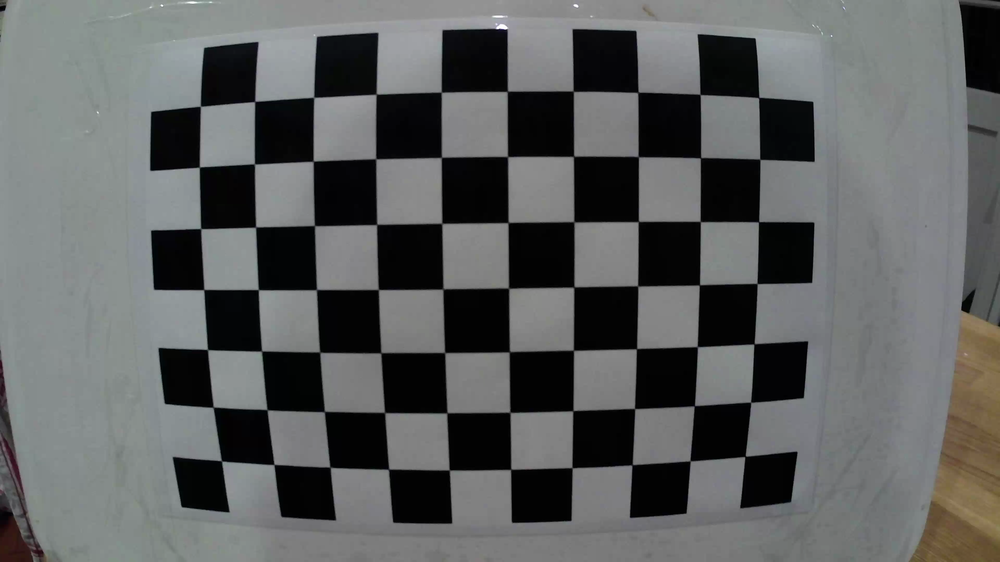
#> input picture tests/UnderstandingLensDistortion/output1 33.7Mbps/output1_0001.png, 1000 x 562 px, shrunk from 3840 x 2160 before the run; its folder holds only this picture in this run
$ python lens_distortion_corrector.py
#> lines starting #> are read from the running program, lines starting #| are printed output that depends on the picture; after the words box and inside, x2 and y2 are one past the last pixel; in counts of white or black regions, pixels touching at a corner belong together
import cv2
import numpy as np
import glob
import pickle
import os


def correct_distortion(image, config_file):
    if not os.path.exists(config_file):
        raise FileNotFoundError

    filehandler = open(config_file, 'rb')
    ret, mtx, dist, rvecs, tvecs = pickle.load(filehandler)
    filehandler.close()

    print("Camera matrix : \n")
    print(mtx)
    print("dist : \n")
    print(dist)
    print("rvecs : \n")
    print(rvecs)
    print("tvecs : \n")
    print(tvecs)

    h, w = image.shape[:2]

    # Refining the camera matrix using parameters obtained by calibration
    new_camera_mtx, roi = cv2.getOptimalNewCameraMatrix(mtx, dist, (w, h), 0, (w, h))

    return cv2.undistort(image, mtx, dist, None, new_camera_mtx)


if __name__ == '__main__':

    checkerboard_images_path = '/Users/home/Code/football_video_tools/tests/UnderstandingLensDistortion/output1 33.7Mbps/*.png'
    config_file_name = 'input/blah.pickle'

    # Defining the dimensions of checkerboard
    CHECKERBOARD = (7, 10)
    criteria = (cv2.TERM_CRITERIA_EPS + cv2.TERM_CRITERIA_MAX_ITER, 30, 0.001)

    # Creating vector to store vectors of 3D points for each checkerboard image
    objpoints = []

    # Creating vector to store vectors of 2D points for each checkerboard image
    imgpoints = []

    # Defining the world coordinates for 3D points
    objp = np.zeros((1, CHECKERBOARD[0] * CHECKERBOARD[1], 3), np.float32)
    objp[0, :, :2] = np.mgrid[0:CHECKERBOARD[0], 0:CHECKERBOARD[1]].T.reshape(-1, 2)
    prev_img_shape = None

    # Extracting path of individual image stored in a given directory
    # images = glob.glob('./output1 33.7Mbps/*.png')
    images = glob.glob(checkerboard_images_path)
    for fname in images:
        print(fname)
        img = cv2.imread(fname)
#> img is the input picture: shape (562, 1000, 3); mean B, G, R 95.4, 95.7, 93.7
        gray = cv2.cvtColor(img, cv2.COLOR_BGR2GRAY)
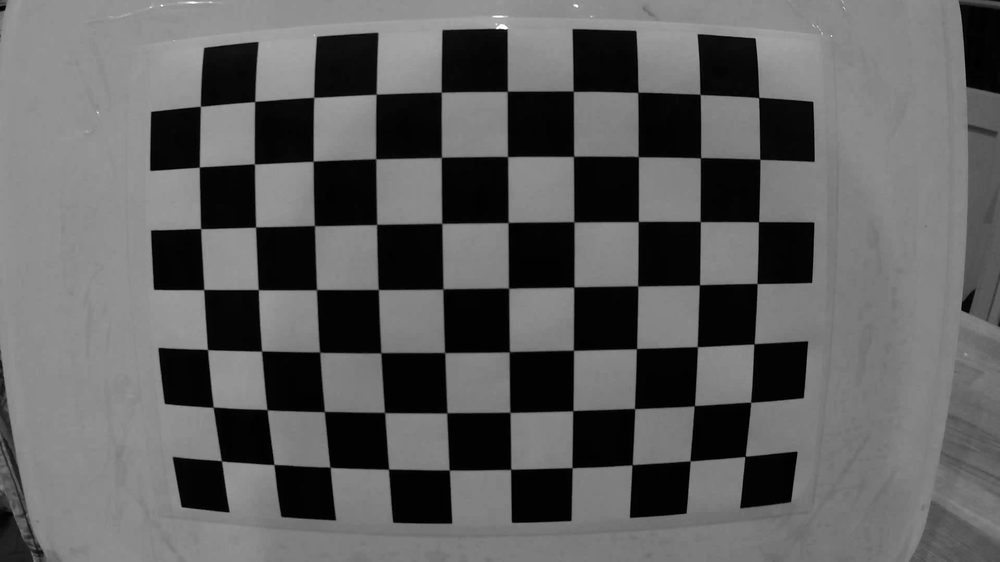
#> gray: shape (562, 1000); min 0, max 255, mean 95.1
        # Find the chess board corners
        # If desired number of corners are found in the image then ret = true
        ret, corners = cv2.findChessboardCorners(gray, CHECKERBOARD, cv2.CALIB_CB_ADAPTIVE_THRESH +
                                                 cv2.CALIB_CB_FAST_CHECK + cv2.CALIB_CB_NORMALIZE_IMAGE)
#> ret = True; corners = 70 rows, first 8: [221.6, 460.9], [213, 407.2], [207.5, 349.5], [203.7, 289.5], [200.7, 228.5], [199.4, 167], [200.4, 106.3], [273.9, 464.5]

        """
        If desired number of corner are detected,
        we refine the pixel coordinates and display
        them on the images of checker board
        """
        if ret == True:
            objpoints.append(objp)
            # refining pixel coordinates for given 2d points.
            corners2 = cv2.cornerSubPix(gray, corners, (11, 11), (-1, -1), criteria)
#> corners2 = 70 rows, first 8: [221.5, 460.9], [213.2, 407.2], [207.5, 349.5], [203.8, 289.6], [200.6, 228.6], [199.3, 167.1], [200.4, 106.3], [274, 464.6]

            imgpoints.append(corners2)

            # Draw and display the corners
            img = cv2.drawChessboardCorners(img, CHECKERBOARD, corners2, ret)
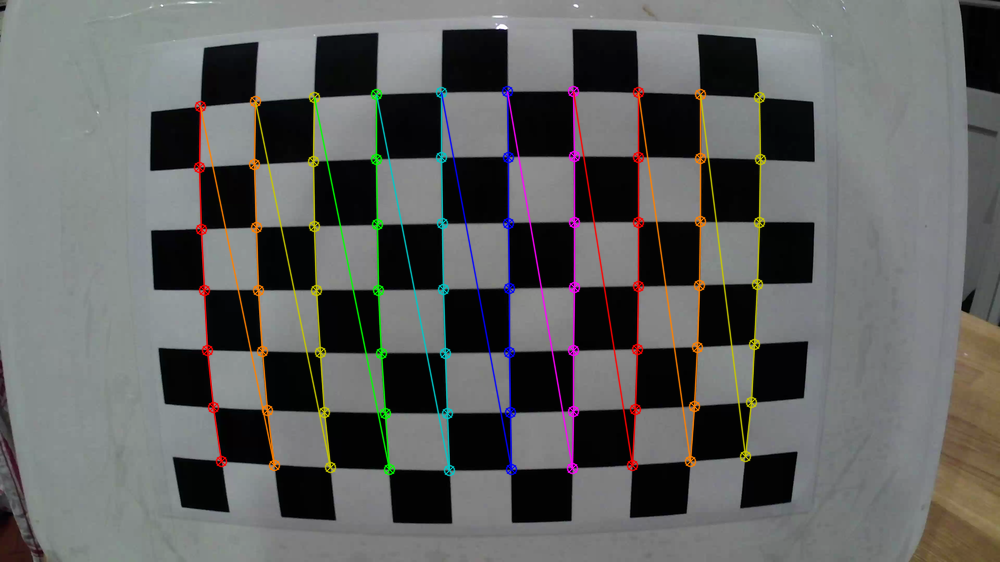
#> img: shape (562, 1000, 3); 4.75% of pixels changed, all inside (x1, y1, x2, y2) = (193, 85, 767, 477)

        # [6 lines of commented-out code are left out]

    """
    Performing camera calibration by
    passing the value of known 3D points (objpoints)
    and corresponding pixel coordinates of the
    detected corners (imgpoints)
    """
    camera_calib = cv2.calibrateCamera(objpoints, imgpoints, gray.shape[::-1], None, None)
#> camera_calib = (0.324, [[844.3, 0, 585.1], [0, 854.4, 220.3], [0, 0, 1]], [[-0.494, -0.0827, 0.0215, -0.0326, 0.501]], ([0.145, 0.0597, -1.57],), ([-6.17, 4.03, 13.13],))

    filehandler = open(config_file_name, 'wb')
    pickle.dump(camera_calib, filehandler)
    filehandler.close()
